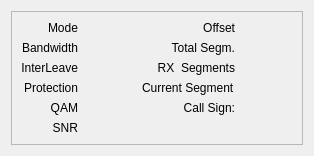
<?xml version="1.0" encoding="UTF-8"?>
<ui version="4.0">
 <class>RxTxModes_W</class>
 <widget class="QWidget" name="RxTxModes_W">
  <property name="geometry">
   <rect>
    <x>0</x>
    <y>0</y>
    <width>314</width>
    <height>154</height>
   </rect>
  </property>
  <property name="windowTitle">
   <string>Form</string>
  </property>
  <layout class="QGridLayout" name="gridLayout_3">
   <item row="0" column="0">
    <widget class="QFrame" name="frame">
     <property name="frameShape">
      <enum>QFrame::StyledPanel</enum>
     </property>
     <property name="frameShadow">
      <enum>QFrame::Raised</enum>
     </property>
     <layout class="QGridLayout" name="gridLayout_2">
      <item row="0" column="0">
       <layout class="QGridLayout" name="gridLayout">
        <item row="0" column="2">
         <widget class="QLabel" name="offsetLabel">
          <property name="text">
           <string>Offset</string>
          </property>
          <property name="alignment">
           <set>Qt::AlignRight|Qt::AlignTrailing|Qt::AlignVCenter</set>
          </property>
         </widget>
        </item>
        <item row="2" column="3">
         <widget class="QLabel" name="rxSegmentsEdit">
          <property name="minimumSize">
           <size>
            <width>40</width>
            <height>0</height>
           </size>
          </property>
          <property name="text">
           <string/>
          </property>
         </widget>
        </item>
        <item row="3" column="1">
         <widget class="QLabel" name="protectionEdit">
          <property name="minimumSize">
           <size>
            <width>40</width>
            <height>0</height>
           </size>
          </property>
          <property name="text">
           <string/>
          </property>
         </widget>
        </item>
        <item row="2" column="1">
         <widget class="QLabel" name="interleaveEdit">
          <property name="minimumSize">
           <size>
            <width>40</width>
            <height>0</height>
           </size>
          </property>
          <property name="text">
           <string/>
          </property>
         </widget>
        </item>
        <item row="4" column="3">
         <widget class="QLabel" name="transportIDEdit">
          <property name="minimumSize">
           <size>
            <width>40</width>
            <height>0</height>
           </size>
          </property>
          <property name="text">
           <string/>
          </property>
         </widget>
        </item>
        <item row="4" column="2">
         <widget class="QLabel" name="currentLabel">
          <property name="text">
           <string>Call Sign:</string>
          </property>
          <property name="alignment">
           <set>Qt::AlignRight|Qt::AlignTrailing|Qt::AlignVCenter</set>
          </property>
         </widget>
        </item>
        <item row="3" column="3">
         <widget class="QLabel" name="currentSegmentEdit">
          <property name="minimumSize">
           <size>
            <width>40</width>
            <height>0</height>
           </size>
          </property>
          <property name="text">
           <string/>
          </property>
         </widget>
        </item>
        <item row="1" column="1">
         <widget class="QLabel" name="bandwidthEdit">
          <property name="minimumSize">
           <size>
            <width>40</width>
            <height>0</height>
           </size>
          </property>
          <property name="text">
           <string/>
          </property>
         </widget>
        </item>
        <item row="2" column="0">
         <widget class="QLabel" name="interleaveLabel">
          <property name="text">
           <string>InterLeave</string>
          </property>
          <property name="alignment">
           <set>Qt::AlignRight|Qt::AlignTrailing|Qt::AlignVCenter</set>
          </property>
         </widget>
        </item>
        <item row="0" column="3">
         <widget class="QLabel" name="offsetEdit">
          <property name="minimumSize">
           <size>
            <width>40</width>
            <height>0</height>
           </size>
          </property>
          <property name="text">
           <string/>
          </property>
         </widget>
        </item>
        <item row="1" column="2">
         <widget class="QLabel" name="totalSegmentsLabel">
          <property name="text">
           <string>Total Segm.</string>
          </property>
          <property name="alignment">
           <set>Qt::AlignRight|Qt::AlignTrailing|Qt::AlignVCenter</set>
          </property>
         </widget>
        </item>
        <item row="5" column="0">
         <widget class="QLabel" name="snrLabel">
          <property name="text">
           <string>SNR</string>
          </property>
          <property name="alignment">
           <set>Qt::AlignRight|Qt::AlignTrailing|Qt::AlignVCenter</set>
          </property>
         </widget>
        </item>
        <item row="1" column="0">
         <widget class="QLabel" name="bandwidthLabel">
          <property name="text">
           <string>Bandwidth</string>
          </property>
          <property name="alignment">
           <set>Qt::AlignRight|Qt::AlignTrailing|Qt::AlignVCenter</set>
          </property>
         </widget>
        </item>
        <item row="0" column="0">
         <widget class="QLabel" name="modeLabel">
          <property name="text">
           <string>Mode</string>
          </property>
          <property name="alignment">
           <set>Qt::AlignRight|Qt::AlignTrailing|Qt::AlignVCenter</set>
          </property>
         </widget>
        </item>
        <item row="5" column="1">
         <widget class="QLabel" name="snrEdit">
          <property name="minimumSize">
           <size>
            <width>40</width>
            <height>0</height>
           </size>
          </property>
          <property name="text">
           <string/>
          </property>
         </widget>
        </item>
        <item row="2" column="2">
         <widget class="QLabel" name="rxSegmentsLabel">
          <property name="text">
           <string>RX  Segments</string>
          </property>
          <property name="alignment">
           <set>Qt::AlignRight|Qt::AlignTrailing|Qt::AlignVCenter</set>
          </property>
         </widget>
        </item>
        <item row="4" column="0">
         <widget class="QLabel" name="qamLabel">
          <property name="text">
           <string>QAM</string>
          </property>
          <property name="alignment">
           <set>Qt::AlignRight|Qt::AlignTrailing|Qt::AlignVCenter</set>
          </property>
         </widget>
        </item>
        <item row="0" column="1">
         <widget class="QLabel" name="modeEdit">
          <property name="minimumSize">
           <size>
            <width>40</width>
            <height>0</height>
           </size>
          </property>
          <property name="text">
           <string/>
          </property>
         </widget>
        </item>
        <item row="3" column="2">
         <widget class="QLabel" name="rxBytesLabel">
          <property name="text">
           <string>Current Segment</string>
          </property>
         </widget>
        </item>
        <item row="4" column="1">
         <widget class="QLabel" name="qamEdit">
          <property name="minimumSize">
           <size>
            <width>40</width>
            <height>0</height>
           </size>
          </property>
          <property name="text">
           <string/>
          </property>
         </widget>
        </item>
        <item row="1" column="3">
         <widget class="QLabel" name="totalSegmentsEdit">
          <property name="minimumSize">
           <size>
            <width>40</width>
            <height>0</height>
           </size>
          </property>
          <property name="text">
           <string/>
          </property>
         </widget>
        </item>
        <item row="3" column="0">
         <widget class="QLabel" name="protectionLabel">
          <property name="text">
           <string>Protection</string>
          </property>
          <property name="alignment">
           <set>Qt::AlignRight|Qt::AlignTrailing|Qt::AlignVCenter</set>
          </property>
         </widget>
        </item>
       </layout>
      </item>
     </layout>
    </widget>
   </item>
  </layout>
 </widget>
 <resources/>
 <connections/>
</ui>
